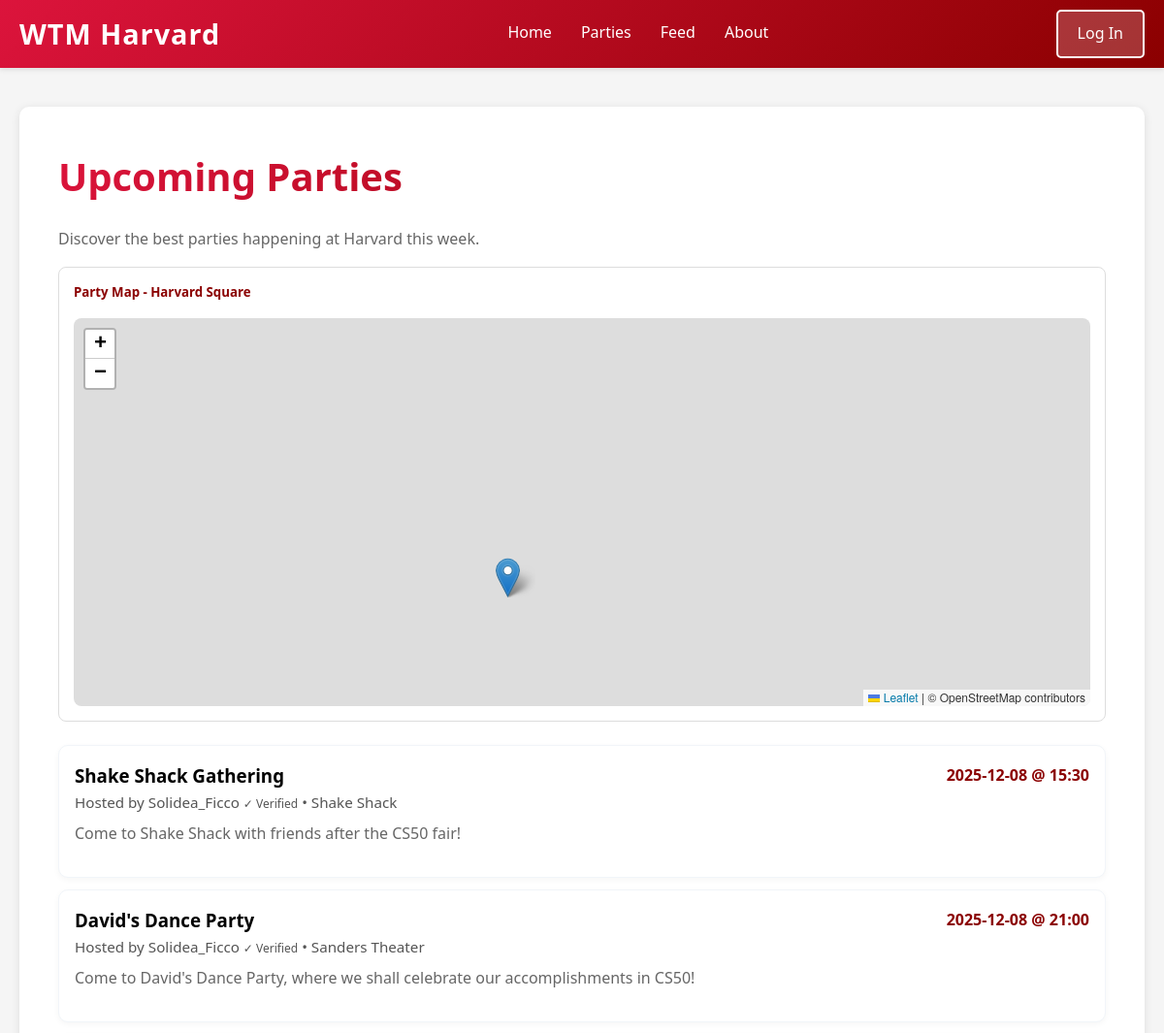
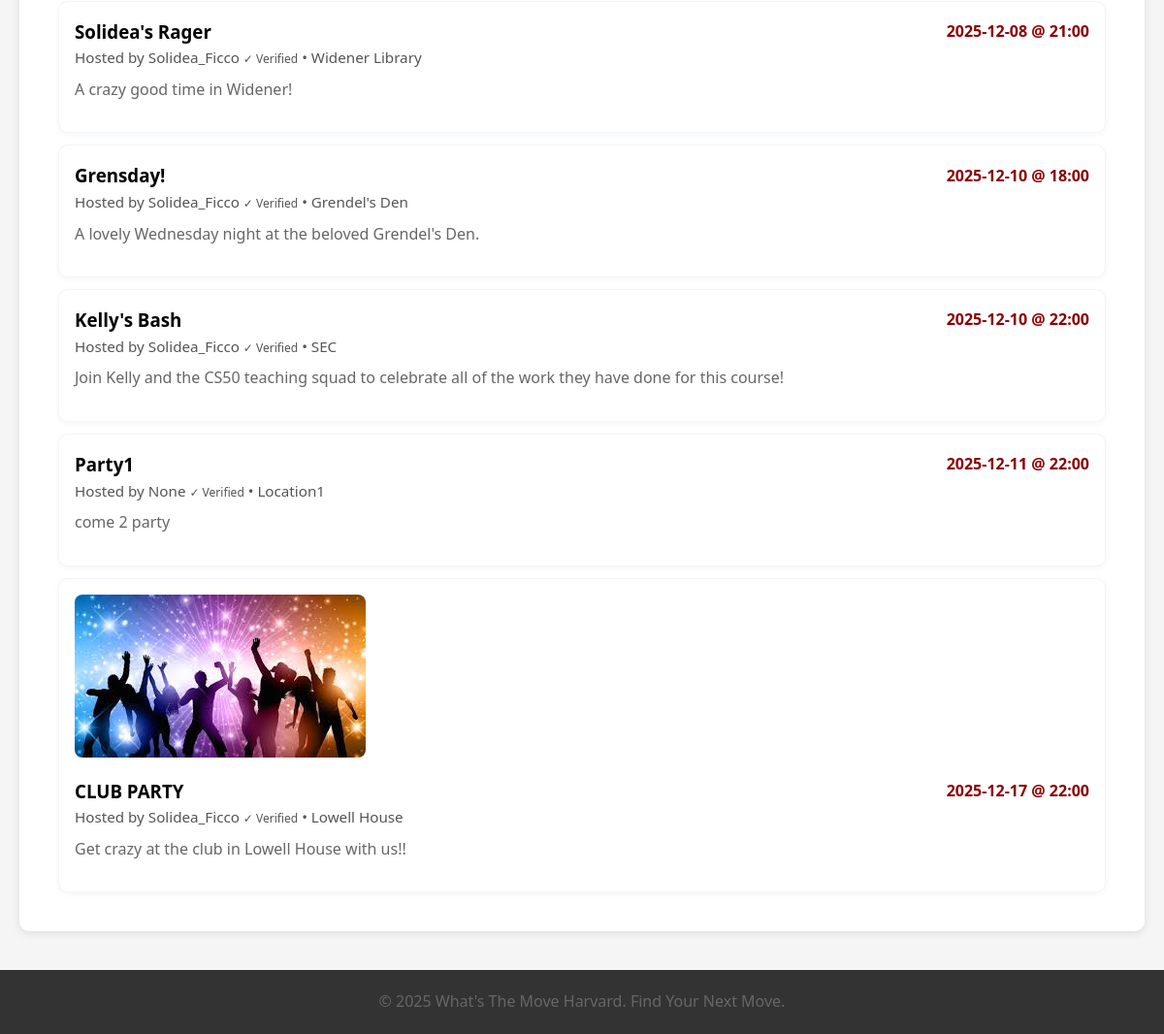
Page /list on the committed database (2 pictures, top to bottom).
### tables this page shows
CREATE TABLE parties (id INTEGER PRIMARY KEY AUTOINCREMENT, user_id INTEGER NOT NULL, host_name TEXT NOT NULL, party_name TEXT NOT NULL, location TEXT NOT NULL, date TEXT NOT NULL, time TEXT NOT NULL, description TEXT, created_at TIMESTAMP DEFAULT CURRENT_TIMESTAMP, latitude REAL, longitude REAL, flyer_path TEXT, FOREIGN KEY (user_id) REFERENCES users(id));

CREATE TABLE users (id INTEGER PRIMARY KEY AUTOINCREMENT NOT NULL, username TEXT NOT NULL, hash TEXT NOT NULL, display_name TEXT);

### app.py (the view)
@app.route('/list')
def list_page():
    user = current_user()
    conn = get_db_connection()
    parties = conn.execute(
        """
        SELECT p.id,
               p.party_name,
               p.location,
               p.latitude,
               p.longitude,
               p.date,
               p.time,
               p.description,
               p.host_name,
               p.flyer_path,
               p.created_at,
               u.username AS created_by,
               u.display_name AS verified_host
        FROM parties p
        JOIN users u ON p.user_id = u.id
        ORDER BY p.date, p.time
        """
    ).fetchall()
    conn.close()
    user_wishlist = get_user_wishlist_ids(user['id']) if user else set()
    return render_template('list.html', parties=parties, user=user, user_wishlist=user_wishlist)

### app.py (called while the page is built)
def get_db_connection():
    conn = sqlite3.connect(DATABASE)
    conn.row_factory = sqlite3.Row
    return conn

def current_user():
    if 'user_id' in session:
        return {'id': session['user_id'], 'email': session.get('user')}
    return None

### templates/list.html (shortened to what this page needs)
{% extends "template.html" %}
{% block content %}
<div class="container">
    <h1>Upcoming Parties</h1>
    <p>Discover the best parties happening at Harvard this week.</p>
    <div class="card mb-4">
        <div class="card-header">
            <h5>Party Map - Harvard Square</h5>
        </div>
        <div class="card-body">
            <div id="map" style="height: 400px; width: 100%; border-radius: 8px;"></div>
        </div>
    </div>
    <div class="party-list">
        {% if parties and parties|length > 0 %}
            {% for party in parties %}
            <div class="party-card">
                <a class="party-card-link" href="/party/{{ party['id'] }}">
                    {% if party.flyer_path %}
                    <div style="margin-bottom: 12px;">
                        <img src="{{ url_for('static', filename=party.flyer_path) }}"
                             alt="{{ party.party_name }} flyer"
                             style="max-width: 100%; max-height: 200px; object-fit: cover; border-radius: 8px;">
                    </div>
                    {% endif %}
                    <div class="party-card-header">
                        <h3>{{ party['party_name'] }}</h3>
                        <div class="party-date">{{ party['date'] }} @ {{ party['time'] }}</div>
                    </div>
                    <p class="party-meta">
                        Hosted by {{ party['verified_host'] }}
                        <span class="badge bg-success" style="font-size: 0.75rem;">✓ Verified</span>
                        • {{ party['location'] }}
                    </p>
                    {% if party['description'] %}
                    <p>{{ party['description'][:150] }}{% if party['description']|length > 150 %}...{% endif %}</p>
                    {% endif %}
                </a>
            </div>
            {% endfor %}
        {% else %}
            <div class="alert alert-secondary">
                No parties have been added yet. Be the first to add one!
            </div>
        {% endif %}
    </div>
</div>
<link rel="stylesheet" href="https://unpkg.com/leaflet@1.9.4/dist/leaflet.css" />
{% endblock %}

### static/style.css (style rules this page uses)
* { margin: 0; padding: 0; box-sizing: border-box; }
body { font-family: 'Segoe UI', Tahoma, Geneva, Verdana, sans-serif; background-color: #f5f5f5; line-height: 1.6; }
.container { background: white; padding: 40px; border-radius: 10px; box-shadow: 0 2px 10px rgba(0, 0, 0, 0.1); }
h1 { color: #333; margin-bottom: 20px; font-size: 2.5rem; background: linear-gradient(135deg, #dc143c 0%, #8b0000 100%); -webkit-background-clip: text; -webkit-text-fill-color: transparent; background-clip: text; }
p { color: #666; font-size: 1rem; margin-bottom: 15px; }
.card-header { display: flex; justify-content: space-between; align-items: center; margin-bottom: 16px; color: #8b0000; font-weight: 700; }
.party-list { margin-top: 24px; display: flex; flex-direction: column; gap: 12px; }
.party-card { padding: 16px; border: 1px solid #f1f5f9; border-radius: 10px; background: white; box-shadow: 0 2px 6px rgba(0, 0, 0, 0.04); }
.party-card-link { text-decoration: none; color: inherit; }
.party-card-header { display: flex; justify-content: space-between; align-items: center; gap: 12px; }
.party-date { font-weight: 700; color: #8b0000; }
.party-meta { font-size: 0.95rem; color: #555; margin-bottom: 8px; }
.card { background: white; border: 1px solid #ddd; border-radius: 8px; padding: 15px; margin-bottom: 15px; }
.card-body { padding: 0; }
.mb-4 { margin-bottom: 24px; }
img { max-width: 100%; height: auto; }

### rows in the picture
parties: party_name "Shake Shack Gathering", date "2025-12-08", time "15:30", verified_host "Solidea_Ficco", location "Shake Shack", description "Come to Shake Shack with friends after the CS50 fair!"
parties: party_name "David's Dance Party", date "2025-12-08", time "21:00", verified_host "Solidea_Ficco", location "Sanders Theater", description "Come to David's Dance Party, where we shall celebrate our accomplishments in CS50!"
parties: party_name "Solidea's Rager", date "2025-12-08", time "21:00", verified_host "Solidea_Ficco", location "Widener Library", description "A crazy good time in Widener!"
parties: party_name "Grensday!", date "2025-12-10", time "18:00", verified_host "Solidea_Ficco", location "Grendel's Den", description "A lovely Wednesday night at the beloved Grendel's Den."
parties: party_name "Kelly's Bash", date "2025-12-10", time "22:00", verified_host "Solidea_Ficco", location "SEC", description "Join Kelly and the CS50 teaching squad to celebrate all of the work they have done for this course!"
parties: party_name "Party1", date "2025-12-11", time "22:00", verified_host "None", location "Location1", description "come 2 party"
parties: flyer_path (picture), party_name "CLUB PARTY", date "2025-12-17", time "22:00", verified_host "Solidea_Ficco", location "Lowell House", description "Get crazy at the club in Lowell House with us!!"
